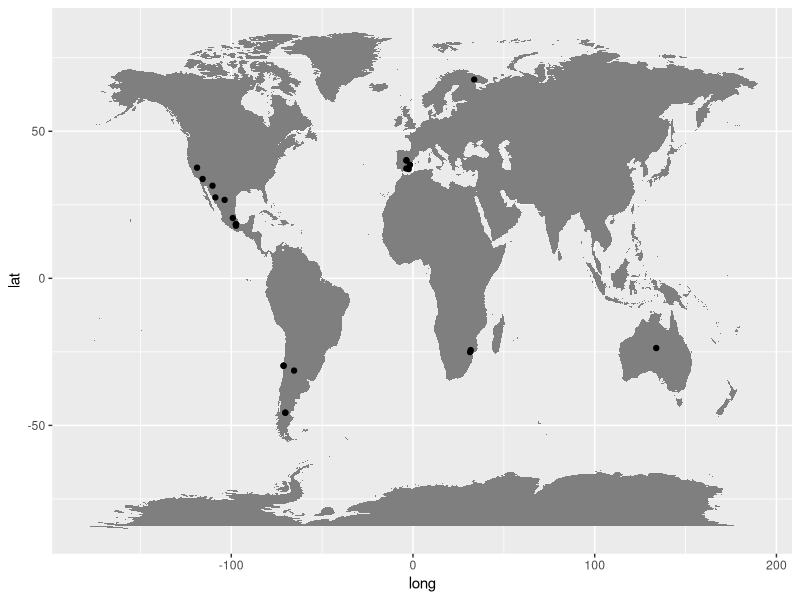
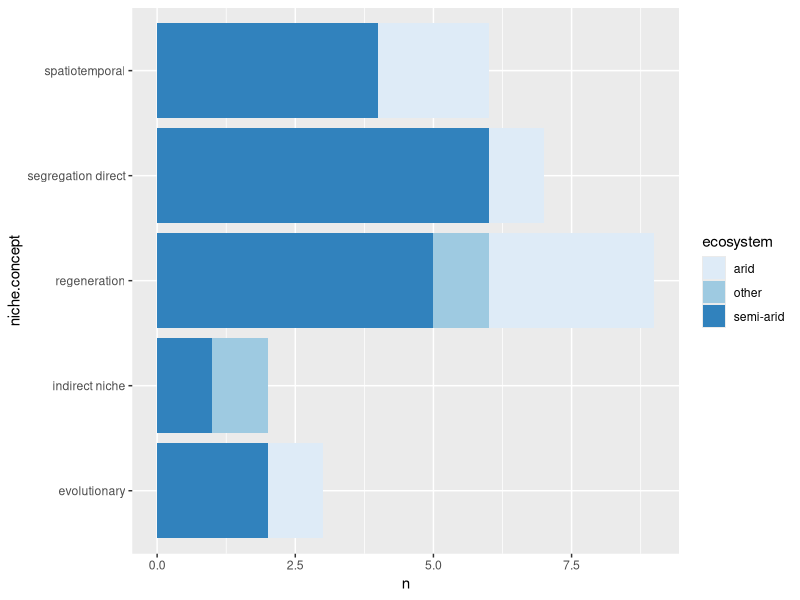

Recreate these plots in R, in order.
## ---- chunk 1
library(tidyverse)
#Niche synthesis example####
#where
data <- read_csv("data/niche.data.csv")
data
require(maps)
world<-map_data("world")
map<-ggplot() + geom_polygon(data=world, fill="gray50", aes(x=long, y=lat, group=group))
map + geom_point(data=data, aes(x=long, y=lat)) #render a literal map, i.e. evidence map, of where we study the niche in deserts globally

#count up the why we study niche in deserts####  
#why

data.simple <- data %>% group_by(niche.concept, ecosystem) %>% count()

ggplot(na.omit(data.simple), aes(niche.concept, n, fill = ecosystem)) + geom_bar(stat = "identity") + coord_flip() + scale_fill_brewer(palette = "Blues")

